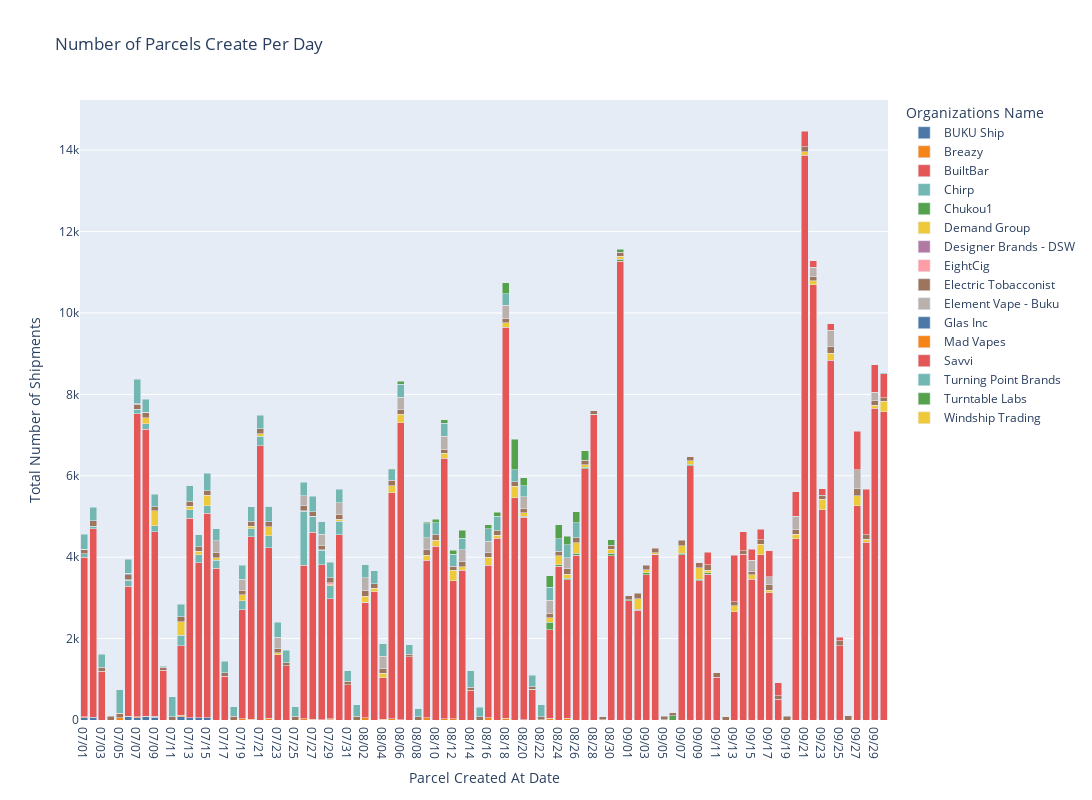

Notebook code for this chart:
### Markdown cell above
### Number of Parcels Create Per Day
> This metric helps identify shipping trends for each customer, allowing xDelivery to plan labor and transportation needs more accurately.

### Code cell
# use groupby on dataframe
org_daily_shipments = data.groupby(['Parcel Created At Date', 'Organizations Name']).size().to_frame('Count').reset_index()
#pivot the table into correct format
org_daily_shipments_pivot = org_daily_shipments.pivot_table(index=org_daily_shipments['Parcel Created At Date'].dt.strftime("%m/%d"), columns='Organizations Name', values='Count', aggfunc='sum')

# plot the pivoted dataframe
colors = px.colors.qualitative.T10
fig = px.bar(org_daily_shipments_pivot,
             title='Number of Parcels Create Per Day',
             color_discrete_sequence = colors,
             labels={'value': 'Total Number of Shipments'},
             width=1200,
             height=800)
fig.update_layout(barmode='stack')
fig.show()

### Figure 1 — Plotly figure (JSON) as saved in the notebook; plotly's stock layout.template omitted (floating-point values rounded to 4 significant figures)
{"data": [{"alignmentgroup": "True", "hovertemplate": "Organizations Name=BUKU Ship<br>Parcel Created At Date=%{x}<br>Total Number of Shipments=%{y}<extra></extra>", "legendgroup": "BUKU Ship", "marker": {"color": "#4C78A8", "pattern": {"shape": ""}}, "name": "BUKU Ship", "offsetgroup": "BUKU Ship", "orientation": "v", "showlegend": true, "textposition": "auto", "type": "bar", "x": ["07/01", "07/02", "07/03", "07/04", "07/05", "07/06", "07/07", "07/08", "07/09", "07/10", "07/11", "07/12", "07/13", "07/14", "07/15", "07/16", "07/17", "07/18", "07/19", "07/20", "07/21", "07/22", "07/23", "07/24", "07/25", "07/26", "07/27", "07/28", "07/29", "07/30", "07/31", "08/01", "08/02", "08/03", "08/04", "08/05", "08/06", "08/07", "08/08", "08/09", "08/10", "08/11", "08/12", "08/13", "08/14", "08/15", "08/16", "08/17", "08/18", "08/19", "08/20", "08/21", "08/22", "08/23", "08/24", "08/25", "08/26", "08/27", "08/28", "08/29", "08/30", "08/31", "09/01", "09/02", "09/03", "09/04", "09/05", "09/06", "09/07", "09/08", "09/09", "09/10", "09/11", "09/12", "09/13", "09/14", "09/15", "09/16", "09/17", "09/18", "09/19", "09/20", "09/21", "09/22", "09/23", "09/24", "09/25", "09/26", "09/27", "09/28", "09/29", "09/30"], "xaxis": "x", "y": [61, 67, null, null, null, 81, 55, 75, 71, null, null, 74, 56, 59, 59, null, null, null, null, null, null, null, null, null, null, null, null, null, 1, null, null, null, null, null, null, null, null, null, null, null, null, null, null, null, null, null, null, null, null, null, null, null, null, null, null, null, null, null, null, null, null, null, null, null, null, null, null, null, null, null, null, null, null, null, null, null, null, null, null, null, null, null, null, null, null, null, null, null, null, null, null, null], "yaxis": "y"}, {"alignmentgroup": "True", "hovertemplate": "Organizations Name=Breazy<br>Parcel Created At Date=%{x}<br>Total Number of Shipments=%{y}<extra></extra>", "legendgroup": "Breazy", "marker": {"color": "#F58518", "pattern": {"shape": ""}}, "name": "Breazy", "offsetgroup": "Breazy", "orientation": "v", "showlegend": true, "textposition": "auto", "type": "bar", "x": ["07/01", "07/02", "07/03", "07/04", "07/05", "07/06", "07/07", "07/08", "07/09", "07/10", "07/11", "07/12", "07/13", "07/14", "07/15", "07/16", "07/17", "07/18", "07/19", "07/20", "07/21", "07/22", "07/23", "07/24", "07/25", "07/26", "07/27", "07/28", "07/29", "07/30", "07/31", "08/01", "08/02", "08/03", "08/04", "08/05", "08/06", "08/07", "08/08", "08/09", "08/10", "08/11", "08/12", "08/13", "08/14", "08/15", "08/16", "08/17", "08/18", "08/19", "08/20", "08/21", "08/22", "08/23", "08/24", "08/25", "08/26", "08/27", "08/28", "08/29", "08/30", "08/31", "09/01", "09/02", "09/03", "09/04", "09/05", "09/06", "09/07", "09/08", "09/09", "09/10", "09/11", "09/12", "09/13", "09/14", "09/15", "09/16", "09/17", "09/18", "09/19", "09/20", "09/21", "09/22", "09/23", "09/24", "09/25", "09/26", "09/27", "09/28", "09/29", "09/30"], "xaxis": "x", "y": [24, null, null, null, 50, 13, 28, 17, 17, null, null, 40, null, null, null, null, null, null, 36, 19, null, 45, null, null, null, 34, 17, 5, 27, null, null, null, 50, null, 23, 26, 2, null, null, 50, null, 25, 26, null, null, null, 50, null, 49, null, 9, null, null, 40, null, 39, null, null, null, null, null, null, null, null, null, null, null, null, null, null, null, null, null, null, null, null, null, null, null, null, null, null, null, null, null, null, null, null, null, null, null, null], "yaxis": "y"}, {"alignmentgroup": "True", "hovertemplate": "Organizations Name=BuiltBar<br>Parcel Created At Date=%{x}<br>Total Number of Shipments=%{y}<extra></extra>", "legendgroup": "BuiltBar", "marker": {"color": "#E45756", "pattern": {"shape": ""}}, "name": "BuiltBar", "offsetgroup": "BuiltBar", "orientation": "v", "showlegend": true, "textposition": "auto", "type": "bar", "x": ["07/01", "07/02", "07/03", "07/04", "07/05", "07/06", "07/07", "07/08", "07/09", "07/10", "07/11", "07/12", "07/13", "07/14", "07/15", "07/16", "07/17", "07/18", "07/19", "07/20", "07/21", "07/22", "07/23", "07/24", "07/25", "07/26", "07/27", "07/28", "07/29", "07/30", "07/31", "08/01", "08/02", "08/03", "08/04", "08/05", "08/06", "08/07", "08/08", "08/09", "08/10", "08/11", "08/12", "08/13", "08/14", "08/15", "08/16", "08/17", "08/18", "08/19", "08/20", "08/21", "08/22", "08/23", "08/24", "08/25", "08/26", "08/27", "08/28", "08/29", "08/30", "08/31", "09/01", "09/02", "09/03", "09/04", "09/05", "09/06", "09/07", "09/08", "09/09", "09/10", "09/11", "09/12", "09/13", "09/14", "09/15", "09/16", "09/17", "09/18", "09/19", "09/20", "09/21", "09/22", "09/23", "09/24", "09/25", "09/26", "09/27", "09/28", "09/29", "09/30"], "xaxis": "x", "y": [3916, 4628, 1198, null, null, 3197, 7435, 7045, 4540, 1217, null, 1714, 4904, 3808, 5017, 3730, 1080, null, 2673, 4477, 6741, 4192, 1605, 1339, null, 3766, 4601, 3805, 2955, 4547, 867, null, 2843, 3148, 1012, 5556, 7304, 1560, null, 3874, 4272, 6403, 3391, 3683, 729, null, 3752, 4464, 9604, 5462, 4970, 747, null, 2176, 3778, 3402, 4048, 6168, 7502, null, 4034, 11272, 2932, 2692, 3574, 4062, null, null, 4058, 6250, 3423, 3580, 1054, null, 2659, 4067, 3453, 4060, 3132, 515, null, 4448, 13879, 10694, 5164, 8834, 1823, null, 5264, 4371, 7660, 7571], "yaxis": "y"}, {"alignmentgroup": "True", "hovertemplate": "Organizations Name=Chirp<br>Parcel Created At Date=%{x}<br>Total Number of Shipments=%{y}<extra></extra>", "legendgroup": "Chirp", "marker": {"color": "#72B7B2", "pattern": {"shape": ""}}, "name": "Chirp", "offsetgroup": "Chirp", "orientation": "v", "showlegend": true, "textposition": "auto", "type": "bar", "x": ["07/01", "07/02", "07/03", "07/04", "07/05", "07/06", "07/07", "07/08", "07/09", "07/10", "07/11", "07/12", "07/13", "07/14", "07/15", "07/16", "07/17", "07/18", "07/19", "07/20", "07/21", "07/22", "07/23", "07/24", "07/25", "07/26", "07/27", "07/28", "07/29", "07/30", "07/31", "08/01", "08/02", "08/03", "08/04", "08/05", "08/06", "08/07", "08/08", "08/09", "08/10", "08/11", "08/12", "08/13", "08/14", "08/15", "08/16", "08/17", "08/18", "08/19", "08/20", "08/21", "08/22", "08/23", "08/24", "08/25", "08/26", "08/27", "08/28", "08/29", "08/30", "08/31", "09/01", "09/02", "09/03", "09/04", "09/05", "09/06", "09/07", "09/08", "09/09", "09/10", "09/11", "09/12", "09/13", "09/14", "09/15", "09/16", "09/17", "09/18", "09/19", "09/20", "09/21", "09/22", "09/23", "09/24", "09/25", "09/26", "09/27", "09/28", "09/29", "09/30"], "xaxis": "x", "y": [84, 69, null, null, null, 139, 116, 143, 148, null, null, 251, 200, 187, 191, 193, null, null, 216, 198, 228, 289, null, null, null, 1329, 382, 356, 318, 332, null, null, 3, null, null, null, null, null, null, null, null, null, null, null, null, null, null, null, null, null, null, null, null, null, null, null, null, null, null, null, null, null, null, null, null, null, null, null, null, null, null, null, null, null, null, null, null, null, null, null, null, null, null, null, null, null, null, null, null, null, null, null], "yaxis": "y"}, {"alignmentgroup": "True", "hovertemplate": "Organizations Name=Chukou1<br>Parcel Created At Date=%{x}<br>Total Number of Shipments=%{y}<extra></extra>", "legendgroup": "Chukou1", "marker": {"color": "#54A24B", "pattern": {"shape": ""}}, "name": "Chukou1", "offsetgroup": "Chukou1", "orientation": "v", "showlegend": true, "textposition": "auto", "type": "bar", "x": ["07/01", "07/02", "07/03", "07/04", "07/05", "07/06", "07/07", "07/08", "07/09", "07/10", "07/11", "07/12", "07/13", "07/14", "07/15", "07/16", "07/17", "07/18", "07/19", "07/20", "07/21", "07/22", "07/23", "07/24", "07/25", "07/26", "07/27", "07/28", "07/29", "07/30", "07/31", "08/01", "08/02", "08/03", "08/04", "08/05", "08/06", "08/07", "08/08", "08/09", "08/10", "08/11", "08/12", "08/13", "08/14", "08/15", "08/16", "08/17", "08/18", "08/19", "08/20", "08/21", "08/22", "08/23", "08/24", "08/25", "08/26", "08/27", "08/28", "08/29", "08/30", "08/31", "09/01", "09/02", "09/03", "09/04", "09/05", "09/06", "09/07", "09/08", "09/09", "09/10", "09/11", "09/12", "09/13", "09/14", "09/15", "09/16", "09/17", "09/18", "09/19", "09/20", "09/21", "09/22", "09/23", "09/24", "09/25", "09/26", "09/27", "09/28", "09/29", "09/30"], "xaxis": "x", "y": [null, null, null, null, null, null, null, null, null, null, null, null, null, null, null, null, null, null, null, null, null, null, null, null, null, null, null, null, null, null, null, null, null, null, null, null, null, null, null, null, null, null, null, null, null, null, null, null, null, 4, 31, 7, 3, 189, 36, 38, 53, 40, 5, 8, 66, 44, 27, 26, 39, 6, 3, 100, 43, 38, 41, 40, null, null, null, null, null, null, null, null, null, null, null, null, null, null, null, null, null, null, null, null], "yaxis": "y"}, {"alignmentgroup": "True", "hovertemplate": "Organizations Name=Demand Group<br>Parcel Created At Date=%{x}<br>Total Number of Shipments=%{y}<extra></extra>", "legendgroup": "Demand Group", "marker": {"color": "#EECA3B", "pattern": {"shape": ""}}, "name": "Demand Group", "offsetgroup": "Demand Group", "orientation": "v", "showlegend": true, "textposition": "auto", "type": "bar", "x": ["07/01", "07/02", "07/03", "07/04", "07/05", "07/06", "07/07", "07/08", "07/09", "07/10", "07/11", "07/12", "07/13", "07/14", "07/15", "07/16", "07/17", "07/18", "07/19", "07/20", "07/21", "07/22", "07/23", "07/24", "07/25", "07/26", "07/27", "07/28", "07/29", "07/30", "07/31", "08/01", "08/02", "08/03", "08/04", "08/05", "08/06", "08/07", "08/08", "08/09", "08/10", "08/11", "08/12", "08/13", "08/14", "08/15", "08/16", "08/17", "08/18", "08/19", "08/20", "08/21", "08/22", "08/23", "08/24", "08/25", "08/26", "08/27", "08/28", "08/29", "08/30", "08/31", "09/01", "09/02", "09/03", "09/04", "09/05", "09/06", "09/07", "09/08", "09/09", "09/10", "09/11", "09/12", "09/13", "09/14", "09/15", "09/16", "09/17", "09/18", "09/19", "09/20", "09/21", "09/22", "09/23", "09/24", "09/25", "09/26", "09/27", "09/28", "09/29", "09/30"], "xaxis": "x", "y": [null, null, null, null, null, 20, null, 149, 361, null, null, 331, 91, 89, 255, 65, null, null, 152, 70, 68, 217, 49, null, null, 14, 6, 11, 26, 50, null, null, 148, 84, 111, 178, 203, null, null, 129, 141, 129, 264, 85, null, null, 194, 71, 103, 282, 83, null, null, 113, 220, 105, 254, 61, null, null, 95, 79, null, 266, 75, 44, null, null, 185, 78, 278, 65, null, null, 142, null, 112, 262, 55, null, null, 118, 86, 95, 259, 179, null, null, 242, 70, 70, 265], "yaxis": "y"}, {"alignmentgroup": "True", "hovertemplate": "Organizations Name=Designer Brands - DSW<br>Parcel Created At Date=%{x}<br>Total Number of Shipments=%{y}<extra></extra>", "legendgroup": "Designer Brands - DSW", "marker": {"color": "#B279A2", "pattern": {"shape": ""}}, "name": "Designer Brands - DSW", "offsetgroup": "Designer Brands - DSW", "orientation": "v", "showlegend": true, "textposition": "auto", "type": "bar", "x": ["07/01", "07/02", "07/03", "07/04", "07/05", "07/06", "07/07", "07/08", "07/09", "07/10", "07/11", "07/12", "07/13", "07/14", "07/15", "07/16", "07/17", "07/18", "07/19", "07/20", "07/21", "07/22", "07/23", "07/24", "07/25", "07/26", "07/27", "07/28", "07/29", "07/30", "07/31", "08/01", "08/02", "08/03", "08/04", "08/05", "08/06", "08/07", "08/08", "08/09", "08/10", "08/11", "08/12", "08/13", "08/14", "08/15", "08/16", "08/17", "08/18", "08/19", "08/20", "08/21", "08/22", "08/23", "08/24", "08/25", "08/26", "08/27", "08/28", "08/29", "08/30", "08/31", "09/01", "09/02", "09/03", "09/04", "09/05", "09/06", "09/07", "09/08", "09/09", "09/10", "09/11", "09/12", "09/13", "09/14", "09/15", "09/16", "09/17", "09/18", "09/19", "09/20", "09/21", "09/22", "09/23", "09/24", "09/25", "09/26", "09/27", "09/28", "09/29", "09/30"], "xaxis": "x", "y": [null, null, null, null, null, null, null, null, null, null, null, null, null, null, null, null, null, null, null, null, null, null, null, null, null, null, null, null, null, null, null, null, null, null, null, null, null, null, null, null, null, null, null, null, null, null, null, null, null, null, null, null, null, null, null, null, null, null, null, null, null, null, null, null, null, null, null, null, null, 2, null, null, null, null, null, null, null, null, null, null, null, null, null, null, null, null, null, null, null, null, null, null], "yaxis": "y"}, {"alignmentgroup": "True", "hovertemplate": "Organizations Name=EightCig<br>Parcel Created At Date=%{x}<br>Total Number of Shipments=%{y}<extra></extra>", "legendgroup": "EightCig", "marker": {"color": "#FF9DA6", "pattern": {"shape": ""}}, "name": "EightCig", "offsetgroup": "EightCig", "orientation": "v", "showlegend": true, "textposition": "auto", "type": "bar", "x": ["07/01", "07/02", "07/03", "07/04", "07/05", "07/06", "07/07", "07/08", "07/09", "07/10", "07/11", "07/12", "07/13", "07/14", "07/15", "07/16", "07/17", "07/18", "07/19", "07/20", "07/21", "07/22", "07/23", "07/24", "07/25", "07/26", "07/27", "07/28", "07/29", "07/30", "07/31", "08/01", "08/02", "08/03", "08/04", "08/05", "08/06", "08/07", "08/08", "08/09", "08/10", "08/11", "08/12", "08/13", "08/14", "08/15", "08/16", "08/17", "08/18", "08/19", "08/20", "08/21", "08/22", "08/23", "08/24", "08/25", "08/26", "08/27", "08/28", "08/29", "08/30", "08/31", "09/01", "09/02", "09/03", "09/04", "09/05", "09/06", "09/07", "09/08", "09/09", "09/10", "09/11", "09/12", "09/13", "09/14", "09/15", "09/16", "09/17", "09/18", "09/19", "09/20", "09/21", "09/22", "09/23", "09/24", "09/25", "09/26", "09/27", "09/28", "09/29", "09/30"], "xaxis": "x", "y": [null, null, null, null, null, null, null, null, null, null, null, null, null, null, null, null, null, null, null, null, null, null, null, null, null, null, null, null, 50, null, null, null, null, null, null, null, null, null, null, null, null, null, null, null, null, null, null, null, null, null, null, null, null, null, null, null, null, null, null, null, null, null, null, null, null, null, null, null, null, null, null, null, null, null, null, null, null, null, null, null, null, null, null, null, null, null, null, null, null, null, null, null], "yaxis": "y"}, {"alignmentgroup": "True", "hovertemplate": "Organizations Name=Electric Tobacconist<br>Parcel Created At Date=%{x}<br>Total Number of Shipments=%{y}<extra></extra>", "legendgroup": "Electric Tobacconist", "marker": {"color": "#9D755D", "pattern": {"shape": ""}}, "name": "Electric Tobacconist", "offsetgroup": "Electric Tobacconist", "orientation": "v", "showlegend": true, "textposition": "auto", "type": "bar", "x": ["07/01", "07/02", "07/03", "07/04", "07/05", "07/06", "07/07", "07/08", "07/09", "07/10", "07/11", "07/12", "07/13", "07/14", "07/15", "07/16", "07/17", "07/18", "07/19", "07/20", "07/21", "07/22", "07/23", "07/24", "07/25", "07/26", "07/27", "07/28", "07/29", "07/30", "07/31", "08/01", "08/02", "08/03", "08/04", "08/05", "08/06", "08/07", "08/08", "08/09", "08/10", "08/11", "08/12", "08/13", "08/14", "08/15", "08/16", "08/17", "08/18", "08/19", "08/20", "08/21", "08/22", "08/23", "08/24", "08/25", "08/26", "08/27", "08/28", "08/29", "08/30", "08/31", "09/01", "09/02", "09/03", "09/04", "09/05", "09/06", "09/07", "09/08", "09/09", "09/10", "09/11", "09/12", "09/13", "09/14", "09/15", "09/16", "09/17", "09/18", "09/19", "09/20", "09/21", "09/22", "09/23", "09/24", "09/25", "09/26", "09/27", "09/28", "09/29", "09/30"], "xaxis": "x", "y": [104, 126, 96, 87, 106, 120, 124, 128, 98, 74, 81, 125, 122, 114, 110, 120, 76, 88, 97, 123, 113, 127, 96, 69, 89, 119, 112, 113, 122, 128, 86, 98, 146, 110, 117, 125, 112, 61, 78, 130, 136, 98, 96, 116, 77, 80, 108, 114, 102, 105, 111, 63, 80, 108, 109, 128, 122, 111, 87, 75, 101, 102, 97, 127, 119, 108, 86, 82, 131, 100, 124, 126, 105, 84, 99, 89, 90, 104, 133, 87, 92, 107, 114, 111, 97, 167, 126, 108, 171, 109, 111, 83], "yaxis": "y"}, {"alignmentgroup": "True", "hovertemplate": "Organizations Name=Element Vape - Buku<br>Parcel Created At Date=%{x}<br>Total Number of Shipments=%{y}<extra></extra>", "legendgroup": "Element Vape - Buku", "marker": {"color": "#BAB0AC", "pattern": {"shape": ""}}, "name": "Element Vape - Buku", "offsetgroup": "Element Vape - Buku", "orientation": "v", "showlegend": true, "textposition": "auto", "type": "bar", "x": ["07/01", "07/02", "07/03", "07/04", "07/05", "07/06", "07/07", "07/08", "07/09", "07/10", "07/11", "07/12", "07/13", "07/14", "07/15", "07/16", "07/17", "07/18", "07/19", "07/20", "07/21", "07/22", "07/23", "07/24", "07/25", "07/26", "07/27", "07/28", "07/29", "07/30", "07/31", "08/01", "08/02", "08/03", "08/04", "08/05", "08/06", "08/07", "08/08", "08/09", "08/10", "08/11", "08/12", "08/13", "08/14", "08/15", "08/16", "08/17", "08/18", "08/19", "08/20", "08/21", "08/22", "08/23", "08/24", "08/25", "08/26", "08/27", "08/28", "08/29", "08/30", "08/31", "09/01", "09/02", "09/03", "09/04", "09/05", "09/06", "09/07", "09/08", "09/09", "09/10", "09/11", "09/12", "09/13", "09/14", "09/15", "09/16", "09/17", "09/18", "09/19", "09/20", "09/21", "09/22", "09/23", "09/24", "09/25", "09/26", "09/27", "09/28", "09/29", "09/30"], "xaxis": "x", "y": [null, null, null, null, null, null, null, null, null, null, null, null, null, null, null, 295, null, null, 284, null, null, null, 277, null, null, 249, null, 277, null, 275, null, null, 299, null, 304, null, 312, null, null, 297, null, 317, null, 295, null, null, 286, null, 329, null, 278, null, null, 311, null, 277, null, null, null, null, null, null, null, null, null, null, null, null, null, null, null, null, null, null, null, null, 275, null, 194, null, null, 337, null, 224, null, 400, null, null, 471, null, 207, null], "yaxis": "y"}, {"alignmentgroup": "True", "hovertemplate": "Organizations Name=Glas Inc<br>Parcel Created At Date=%{x}<br>Total Number of Shipments=%{y}<extra></extra>", "legendgroup": "Glas Inc", "marker": {"color": "#4C78A8", "pattern": {"shape": ""}}, "name": "Glas Inc", "offsetgroup": "Glas Inc", "orientation": "v", "showlegend": true, "textposition": "auto", "type": "bar", "x": ["07/01", "07/02", "07/03", "07/04", "07/05", "07/06", "07/07", "07/08", "07/09", "07/10", "07/11", "07/12", "07/13", "07/14", "07/15", "07/16", "07/17", "07/18", "07/19", "07/20", "07/21", "07/22", "07/23", "07/24", "07/25", "07/26", "07/27", "07/28", "07/29", "07/30", "07/31", "08/01", "08/02", "08/03", "08/04", "08/05", "08/06", "08/07", "08/08", "08/09", "08/10", "08/11", "08/12", "08/13", "08/14", "08/15", "08/16", "08/17", "08/18", "08/19", "08/20", "08/21", "08/22", "08/23", "08/24", "08/25", "08/26", "08/27", "08/28", "08/29", "08/30", "08/31", "09/01", "09/02", "09/03", "09/04", "09/05", "09/06", "09/07", "09/08", "09/09", "09/10", "09/11", "09/12", "09/13", "09/14", "09/15", "09/16", "09/17", "09/18", "09/19", "09/20", "09/21", "09/22", "09/23", "09/24", "09/25", "09/26", "09/27", "09/28", "09/29", "09/30"], "xaxis": "x", "y": [5, 5, null, null, null, 30, 25, null, null, null, null, null, null, null, null, null, null, null, null, null, null, null, null, null, null, null, null, null, null, null, null, null, null, null, null, null, null, null, null, null, null, null, null, null, null, null, null, null, null, null, null, null, null, null, null, null, null, null, null, null, null, null, null, null, null, null, null, null, null, null, null, null, null, null, null, null, null, null, null, null, null, null, null, null, null, null, null, null, null, null, null, null], "yaxis": "y"}, {"alignmentgroup": "True", "hovertemplate": "Organizations Name=Mad Vapes<br>Parcel Created At Date=%{x}<br>Total Number of Shipments=%{y}<extra></extra>", "legendgroup": "Mad Vapes", "marker": {"color": "#F58518", "pattern": {"shape": ""}}, "name": "Mad Vapes", "offsetgroup": "Mad Vapes", "orientation": "v", "showlegend": true, "textposition": "auto", "type": "bar", "x": ["07/01", "07/02", "07/03", "07/04", "07/05", "07/06", "07/07", "07/08", "07/09", "07/10", "07/11", "07/12", "07/13", "07/14", "07/15", "07/16", "07/17", "07/18", "07/19", "07/20", "07/21", "07/22", "07/23", "07/24", "07/25", "07/26", "07/27", "07/28", "07/29", "07/30", "07/31", "08/01", "08/02", "08/03", "08/04", "08/05", "08/06", "08/07", "08/08", "08/09", "08/10", "08/11", "08/12", "08/13", "08/14", "08/15", "08/16", "08/17", "08/18", "08/19", "08/20", "08/21", "08/22", "08/23", "08/24", "08/25", "08/26", "08/27", "08/28", "08/29", "08/30", "08/31", "09/01", "09/02", "09/03", "09/04", "09/05", "09/06", "09/07", "09/08", "09/09", "09/10", "09/11", "09/12", "09/13", "09/14", "09/15", "09/16", "09/17", "09/18", "09/19", "09/20", "09/21", "09/22", "09/23", "09/24", "09/25", "09/26", "09/27", "09/28", "09/29", "09/30"], "xaxis": "x", "y": [2, 1, null, null, 9, 1, null, 1, null, null, 1, null, null, null, null, null, null, null, null, null, null, null, null, null, null, null, null, null, null, null, null, null, null, null, null, null, null, null, null, null, null, null, null, null, null, null, null, null, null, null, null, null, null, null, null, null, null, null, null, null, null, null, null, null, null, null, null, null, null, null, null, null, null, null, null, null, null, null, null, null, null, null, null, null, null, null, null, null, null, null, null, null], "yaxis": "y"}, {"alignmentgroup": "True", "hovertemplate": "Organizations Name=Savvi<br>Parcel Created At Date=%{x}<br>Total Number of Shipments=%{y}<extra></extra>", "legendgroup": "Savvi", "marker": {"color": "#E45756", "pattern": {"shape": ""}}, "name": "Savvi", "offsetgroup": "Savvi", "orientation": "v", "showlegend": true, "textposition": "auto", "type": "bar", "x": ["07/01", "07/02", "07/03", "07/04", "07/05", "07/06", "07/07", "07/08", "07/09", "07/10", "07/11", "07/12", "07/13", "07/14", "07/15", "07/16", "07/17", "07/18", "07/19", "07/20", "07/21", "07/22", "07/23", "07/24", "07/25", "07/26", "07/27", "07/28", "07/29", "07/30", "07/31", "08/01", "08/02", "08/03", "08/04", "08/05", "08/06", "08/07", "08/08", "08/09", "08/10", "08/11", "08/12", "08/13", "08/14", "08/15", "08/16", "08/17", "08/18", "08/19", "08/20", "08/21", "08/22", "08/23", "08/24", "08/25", "08/26", "08/27", "08/28", "08/29", "08/30", "08/31", "09/01", "09/02", "09/03", "09/04", "09/05", "09/06", "09/07", "09/08", "09/09", "09/10", "09/11", "09/12", "09/13", "09/14", "09/15", "09/16", "09/17", "09/18", "09/19", "09/20", "09/21", "09/22", "09/23", "09/24", "09/25", "09/26", "09/27", "09/28", "09/29", "09/30"], "xaxis": "x", "y": [null, null, null, null, null, null, null, null, null, null, null, null, null, null, null, null, null, null, null, null, null, null, null, null, null, null, null, null, null, null, null, null, null, null, null, null, null, null, null, null, null, null, null, null, null, null, null, null, null, null, null, null, null, null, null, null, null, null, null, null, null, null, null, null, null, null, null, null, null, null, null, 307, null, null, 1148, 472, 261, 258, 648, 316, null, 599, 391, 163, 162, 155, 88, null, 941, 1122, 684, 587], "yaxis": "y"}, {"alignmentgroup": "True", "hovertemplate": "Organizations Name=Turning Point Brands<br>Parcel Created At Date=%{x}<br>Total Number of Shipments=%{y}<extra></extra>", "legendgroup": "Turning Point Brands", "marker": {"color": "#72B7B2", "pattern": {"shape": ""}}, "name": "Turning Point Brands", "offsetgroup": "Turning Point Brands", "orientation": "v", "showlegend": true, "textposition": "auto", "type": "bar", "x": ["07/01", "07/02", "07/03", "07/04", "07/05", "07/06", "07/07", "07/08", "07/09", "07/10", "07/11", "07/12", "07/13", "07/14", "07/15", "07/16", "07/17", "07/18", "07/19", "07/20", "07/21", "07/22", "07/23", "07/24", "07/25", "07/26", "07/27", "07/28", "07/29", "07/30", "07/31", "08/01", "08/02", "08/03", "08/04", "08/05", "08/06", "08/07", "08/08", "08/09", "08/10", "08/11", "08/12", "08/13", "08/14", "08/15", "08/16", "08/17", "08/18", "08/19", "08/20", "08/21", "08/22", "08/23", "08/24", "08/25", "08/26", "08/27", "08/28", "08/29", "08/30", "08/31", "09/01", "09/02", "09/03", "09/04", "09/05", "09/06", "09/07", "09/08", "09/09", "09/10", "09/11", "09/12", "09/13", "09/14", "09/15", "09/16", "09/17", "09/18", "09/19", "09/20", "09/21", "09/22", "09/23", "09/24", "09/25", "09/26", "09/27", "09/28", "09/29", "09/30"], "xaxis": "x", "y": [368, 334, 324, null, 578, 348, 583, 322, 313, 31, 488, 307, 383, 293, 425, 291, 282, 238, 348, 358, 332, 385, 375, 305, 233, 336, 376, 302, 374, 337, 258, 278, 331, 321, 304, 259, 313, 225, 199, 336, 301, 313, 292, 283, 404, 230, 305, 356, 280, 300, 275, 283, 290, 323, 309, 311, 363, null, null, null, null, null, null, null, null, null, null, null, null, null, null, null, null, null, null, null, null, null, null, null, null, null, null, null, null, null, null, null, null, null, null, 27], "yaxis": "y"}, {"alignmentgroup": "True", "hovertemplate": "Organizations Name=Turntable Labs<br>Parcel Created At Date=%{x}<br>Total Number of Shipments=%{y}<extra></extra>", "legendgroup": "Turntable Labs", "marker": {"color": "#54A24B", "pattern": {"shape": ""}}, "name": "Turntable Labs", "offsetgroup": "Turntable Labs", "orientation": "v", "showlegend": true, "textposition": "auto", "type": "bar", "x": ["07/01", "07/02", "07/03", "07/04", "07/05", "07/06", "07/07", "07/08", "07/09", "07/10", "07/11", "07/12", "07/13", "07/14", "07/15", "07/16", "07/17", "07/18", "07/19", "07/20", "07/21", "07/22", "07/23", "07/24", "07/25", "07/26", "07/27", "07/28", "07/29", "07/30", "07/31", "08/01", "08/02", "08/03", "08/04", "08/05", "08/06", "08/07", "08/08", "08/09", "08/10", "08/11", "08/12", "08/13", "08/14", "08/15", "08/16", "08/17", "08/18", "08/19", "08/20", "08/21", "08/22", "08/23", "08/24", "08/25", "08/26", "08/27", "08/28", "08/29", "08/30", "08/31", "09/01", "09/02", "09/03", "09/04", "09/05", "09/06", "09/07", "09/08", "09/09", "09/10", "09/11", "09/12", "09/13", "09/14", "09/15", "09/16", "09/17", "09/18", "09/19", "09/20", "09/21", "09/22", "09/23", "09/24", "09/25", "09/26", "09/27", "09/28", "09/29", "09/30"], "xaxis": "x", "y": [null, null, null, null, null, null, null, null, null, null, null, null, null, null, null, null, null, null, null, null, null, null, null, null, null, null, null, null, null, null, null, null, null, null, 1, 33, 75, null, null, 44, 78, 89, 106, 199, null, null, 97, 101, 274, 741, 197, null, null, 281, 347, 219, 282, 235, null, null, 136, 66, null, null, null, null, null, null, null, null, null, null, null, null, null, null, null, null, null, null, null, null, null, null, null, null, null, null, null, null, null, null], "yaxis": "y"}, {"alignmentgroup": "True", "hovertemplate": "Organizations Name=Windship Trading<br>Parcel Created At Date=%{x}<br>Total Number of Shipments=%{y}<extra></extra>", "legendgroup": "Windship Trading", "marker": {"color": "#EECA3B", "pattern": {"shape": ""}}, "name": "Windship Trading", "offsetgroup": "Windship Trading", "orientation": "v", "showlegend": true, "textposition": "auto", "type": "bar", "x": ["07/01", "07/02", "07/03", "07/04", "07/05", "07/06", "07/07", "07/08", "07/09", "07/10", "07/11", "07/12", "07/13", "07/14", "07/15", "07/16", "07/17", "07/18", "07/19", "07/20", "07/21", "07/22", "07/23", "07/24", "07/25", "07/26", "07/27", "07/28", "07/29", "07/30", "07/31", "08/01", "08/02", "08/03", "08/04", "08/05", "08/06", "08/07", "08/08", "08/09", "08/10", "08/11", "08/12", "08/13", "08/14", "08/15", "08/16", "08/17", "08/18", "08/19", "08/20", "08/21", "08/22", "08/23", "08/24", "08/25", "08/26", "08/27", "08/28", "08/29", "08/30", "08/31", "09/01", "09/02", "09/03", "09/04", "09/05", "09/06", "09/07", "09/08", "09/09", "09/10", "09/11", "09/12", "09/13", "09/14", "09/15", "09/16", "09/17", "09/18", "09/19", "09/20", "09/21", "09/22", "09/23", "09/24", "09/25", "09/26", "09/27", "09/28", "09/29", "09/30"], "xaxis": "x", "y": [null, null, null, null, null, null, null, null, null, null, null, null, null, null, null, null, null, null, null, null, null, 1, null, null, null, null, null, null, null, null, null, null, null, null, null, null, null, null, null, null, null, null, null, null, null, null, null, null, null, null, null, null, null, null, null, null, null, null, null, null, null, null, null, null, null, null, null, null, null, null, null, null, null, null, null, null, null, null, null, null, null, null, null, null, null, null, null, null, null, null, null, null], "yaxis": "y"}], "layout": {"barmode": "stack", "height": 800, "legend": {"title": {"text": "Organizations Name"}, "tracegroupgap": 0}, "title": {"text": "Number of Parcels Create Per Day"}, "width": 1200, "xaxis": {"anchor": "y", "domain": [0, 1], "title": {"text": "Parcel Created At Date"}}, "yaxis": {"anchor": "x", "domain": [0, 1], "title": {"text": "Total Number of Shipments"}}}}
